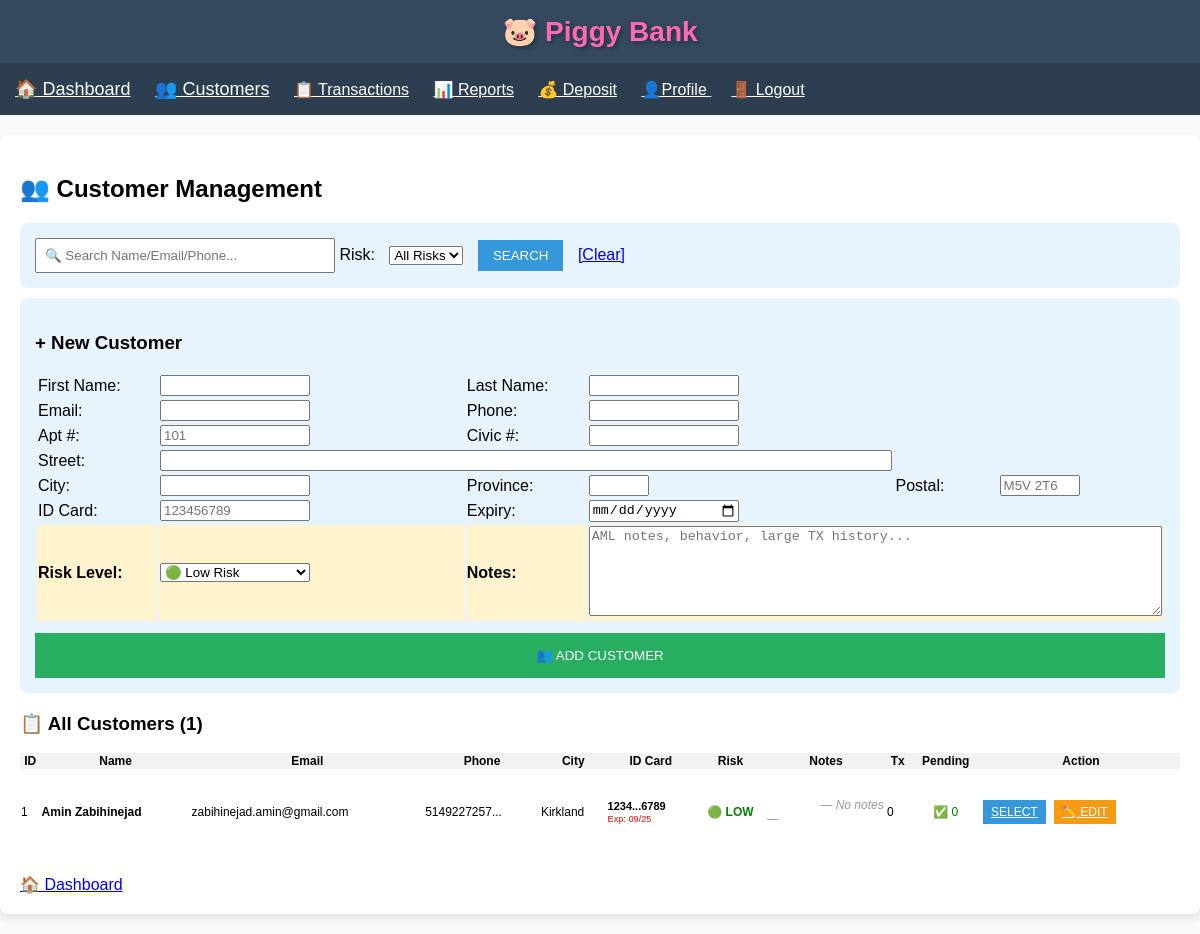
The app's page /customers (signed in) with its own data.
### app.py (models this page shows)
class Client(db.Model):
    id = db.Column(db.Integer, primary_key=True)
    first_name = db.Column(db.String(50), nullable=False)
    last_name = db.Column(db.String(50), nullable=False)
    email = db.Column(db.String(100), unique=True, nullable=False)
    phone = db.Column(db.String(20), nullable=False)
    apartment = db.Column(db.String(10))
    civic_number = db.Column(db.String(10), nullable=False)
    street = db.Column(db.String(100), nullable=False)
    city = db.Column(db.String(50), nullable=False)
    province = db.Column(db.String(10), nullable=False)
    postal_code = db.Column(db.String(10), nullable=False)
    id_card_number = db.Column(db.String(20))  # ← ADD!
    id_expiry_date = db.Column(db.Date)  # ← ADD!
    risk_level = db.Column(db.String(20), default='low risk')
    notes = db.Column(db.Text, nullable=True)  # ✅ NEW!
    created_at = db.Column(db.DateTime, default=datetime.utcnow)
    transactions = db.relationship('Transaction', backref='client', lazy=True)

### app.py (the view, shortened to what this page needs)
@app.route('/customers', methods=['GET', 'POST'])
def customers():
    if 'user_id' not in session:
        return redirect(url_for('login'))
    search_query = request.args.get('search', '')
    risk_filter = request.args.get('risk_level', '')  # ← ADD RISK FILTER!
    query = Client.query.order_by(Client.last_name)
    if risk_filter:
        query = query.filter_by(risk_level=risk_filter)
    all_clients = query.all()
    from datetime import date
    return render_template('customers.html', clients=all_clients, search=search_query, now=date.today())

### templates/customers.html (shortened to what this page needs)
{% extends "base.html" %}
{% block content %}
<h2>👥 Customer Management</h2>
<div style="background:#e8f4fd; padding:15px; border-radius:8px; margin-bottom:10px;">
    <form method="GET" style="display:inline;">
        <input type="text" name="search" placeholder="🔍 Search Name/Email/Phone..."
               value="{{ request.args.get('search', '') }}" style="width:300px; padding:8px;">
        Risk: <select name="risk_level" style="margin:0 10px;">
            <option value="">All Risks</option>
        </select>
        <input type="submit" value="SEARCH" style="padding:8px 15px; background:#3498db; color:white; border:none;">
        <a href="{{ url_for('customers') }}" style="margin-left:10px;">[Clear]</a>
    </form>
</div>
<div style="background:#e8f4fd; padding:15px; border-radius:8px; margin-bottom:20px;">
    <h3>+ New Customer</h3>
    <form method="POST">
        <table style="width:100%;">
            <tr>
                <td style="width:120px;">First Name:</td>
                <td><input name="first_name" required style="width:150px;"></td>
                <td style="width:120px;">Last Name:</td>
                <td><input name="last_name" required style="width:150px;"></td>
            </tr>
            <tr>
                <td>Email:</td>
                <td><input name="email" type="email" required style="width:150px;"></td>
                <td>Phone:</td>
                <td><input name="phone" required style="width:150px;"></td>
            </tr>
            <tr>
                <td>Apt #:</td>
                <td><input name="apartment" placeholder="101" style="width:150px;"></td>
                <td>Civic #:</td>
                <td><input name="civic_number" required style="width:150px;"></td>
            </tr>
            <tr>
                <td>Street:</td>
                <td colspan="3"><input name="street" required style="width:100%;"></td>
            </tr>
            <tr>
                <td>City:</td>
                <td><input name="city" required style="width:150px;"></td>
                <td>Province:</td>
                <td><input name="province" required style="width:60px;"></td>
                <td>Postal:</td>
                <td><input name="postal_code" required placeholder="M5V 2T6" style="width:80px;"></td>
            </tr>
            <tr>
                <td>ID Card:</td>
                <td><input type="text" name="id_card_number" placeholder="123456789" style="width:150px;"></td>
                <td>Expiry:</td>
                <td><input type="date" name="id_expiry_date" style="width:150px;"></td>
            </tr>
            <tr style="background:#fff3cd;">
                <td><strong>Risk Level:</strong></td>
                <td>
                    <select name="risk_level" required style="width:150px;">
                        <option value="low risk">🟢 Low Risk</option>
                    </select>
                </td>
                <td><strong>Notes:</strong></td>
                <td colspan="3">
                    <textarea name="notes" rows="3" placeholder="AML notes, behavior, large TX history..."
                              style="width:100%; min-height:90px; resize:vertical;">{{ request.form.get('notes', '') }}</textarea>
                </td>
            </tr>
        </table>
        <input type="submit" value="👥 ADD CUSTOMER" style="width:100%; padding:15px; background:#27ae60; color:white; border:none; margin-top:10px;">
    </form>
</div>
<h3>📋 All Customers ({{ clients|length }})</h3>
<table style="width:100%; border-collapse:collapse; font-size:12px;">
    <tr style="background:#f2f2f2;">
        <th>ID</th><th>Name</th><th>Email</th><th>Phone</th><th>City</th><th>ID Card</th><th>Risk</th><th style="width:120px;">Notes</th><th>Tx</th><th>Pending</th><th>Action</th>
    </tr>
    {% for client in clients %}
    <tr style="{% if client.risk_level == 'high risk' or client.risk_level == 'on hold' %}background:#ffebee;{% endif %}">
        <td>{{ client.id }}</td>
        <td><strong>{{ client.first_name }} {{ client.last_name }}</strong></td>
        <td>{{ client.email }}</td>
        <td>{{ client.phone[:12] }}...</td>
        <td>{{ client.city }}</td>
        <td style="white-space:nowrap; font-size:11px;">
            {% if client.id_card_number %}
                <strong>{{ client.id_card_number[:4] }}...{{ client.id_card_number[-4:] }}</strong>
                {% if client.id_expiry_date %}
                    <br><small style="{% if client.id_expiry_date < (now or date()) %}color:red;{% else %}color:#666;{% endif %}">
                        Exp: {{ client.id_expiry_date.strftime('%m/%y') }}
                    </small>
                {% endif %}
            {% else %}
                <span style="color:#999;">—</span>
            {% endif %}
        </td>
        <td style="text-align:center; font-weight:bold;">
            {% if client.risk_level == 'low risk' %}<span style="color:green;">🟢 LOW</span>
            {% elif client.risk_level == 'medium risk' %}<span style="color:orange;">🟡 MED</span>
            {% elif client.risk_level == 'high risk' %}<span style="color:red;">🟠 HIGH</span>
            {% else %}<span style="color:red;">🔴 HOLD</span>{% endif %}
        </td>
        <td style="white-space: pre-wrap;">
            {% if client.notes %}
                <div style="height:30px; overflow-y:auto; border:1px solid #ddd; padding:3px; background:#f9f9f9; font-size:10px; border-radius:3px;">
                    {{ client.notes[:100] }}{% if client.notes|length > 100 %}...{% endif %}
                </div>
            {% else %}
                <span style="color:#999; font-style:italic;">— No notes —</span>
            {% endif %}
        </td>
        <td>{{ client.transactions|length }}</td>
        <td style="text-align:center;">
            {% set pending_tx = client.transactions|selectattr('status', 'equalto', 'pending')|list %}
            {% if pending_tx|length > 0 %}
                <span style="color:red; font-weight:bold;">🚨 {{ pending_tx|length }}</span>
            {% else %}
                <span style="color:green;">✅ 0</span>
            {% endif %}
        </td>
        <td>
            <a href="{{ url_for('select_customer', client_id=client.id) }}" style="background:#3498db; color:white; padding:5px 8px;">SELECT</a>
            <a href="{{ url_for('edit_client', client_id=client.id) }}" style="background:#f39c12; color:white; padding:5px 8px; margin-left:5px;">✏️ EDIT</a>
        </td>
    </tr>
    {% endfor %}
</table>
<div style="margin-top:20px;">
    <a href="{{ url_for('index') }}" style="font-size:16px;">🏠 Dashboard</a>
</div>
{% endblock %}

### templates/base.html (shortened to what this page needs)
<!DOCTYPE html>
<html lang="en">
<head>
</head>
<body>
    <div class="header">
        <h1>🐷 <span style="color: #ff69b4;">Piggy Bank</span></h1>
    </div>
   <nav style="background:#2c3e50; padding:15px;">
    <a href="{{ url_for('index') }}" style="color:white; margin-right:20px; font-size:18px;">🏠 Dashboard</a>
    <a href="{{ url_for('customers') }}" style="color:white; margin-right:20px; font-size:18px;">👥 Customers</a>
    <a href="{{ url_for('transactions') }}" style="color:white; margin-right:20px;">📋 Transactions</a>
	<a href="{{ url_for('reports') }}"style="color:white; margin-right:20px;">📊 Reports</a>
    <a href="{{ url_for('deposit') }}" style="color:white; margin-right:20px;">💰 Deposit</a>
    <a href="{{ url_for('profile') }}" style="color:white; margin-right:20px;">👤Profile {{ session.username }}</a>
    <a href="{{ url_for('logout') }}" style="color:white;">🚪 Logout</a>
	</nav>
    <div class="container">
        {% block content %}{% endblock %}
    </div>
</body>
</html>

### templates/base.html (style rules this page uses)
* { box-sizing: border-box; }
body { font-family: Arial; margin: 0; padding: 0; background: #f8f9fa; }
.header { background: #34495e; color: white; padding: 15px; text-align: center; box-shadow: 0 2px 5px rgba(0,0,0,0.1); }
.header h1 { margin: 0; font-size: 28px; text-shadow: 2px 2px 4px rgba(0,0,0,0.3); }
.container { max-width: 1200px; margin: 20px auto; padding: 20px; background: white; border-radius: 8px; box-shadow: 0 4px 8px rgba(0,0,0,0.1); }

### records on screen
Client: id "1", first_name "Amin", last_name "Zabihinejad", email "zabihinejad.amin@gmail.com", phone "5149227257", city "Kirkland", id_card_number "1234", id_card_number "6789", id_expiry_date "09/25", risk_level "🟢 LOW", notes "— No notes —", transactions|length "0"

### other values on screen
{{ clients|length }} "1"
